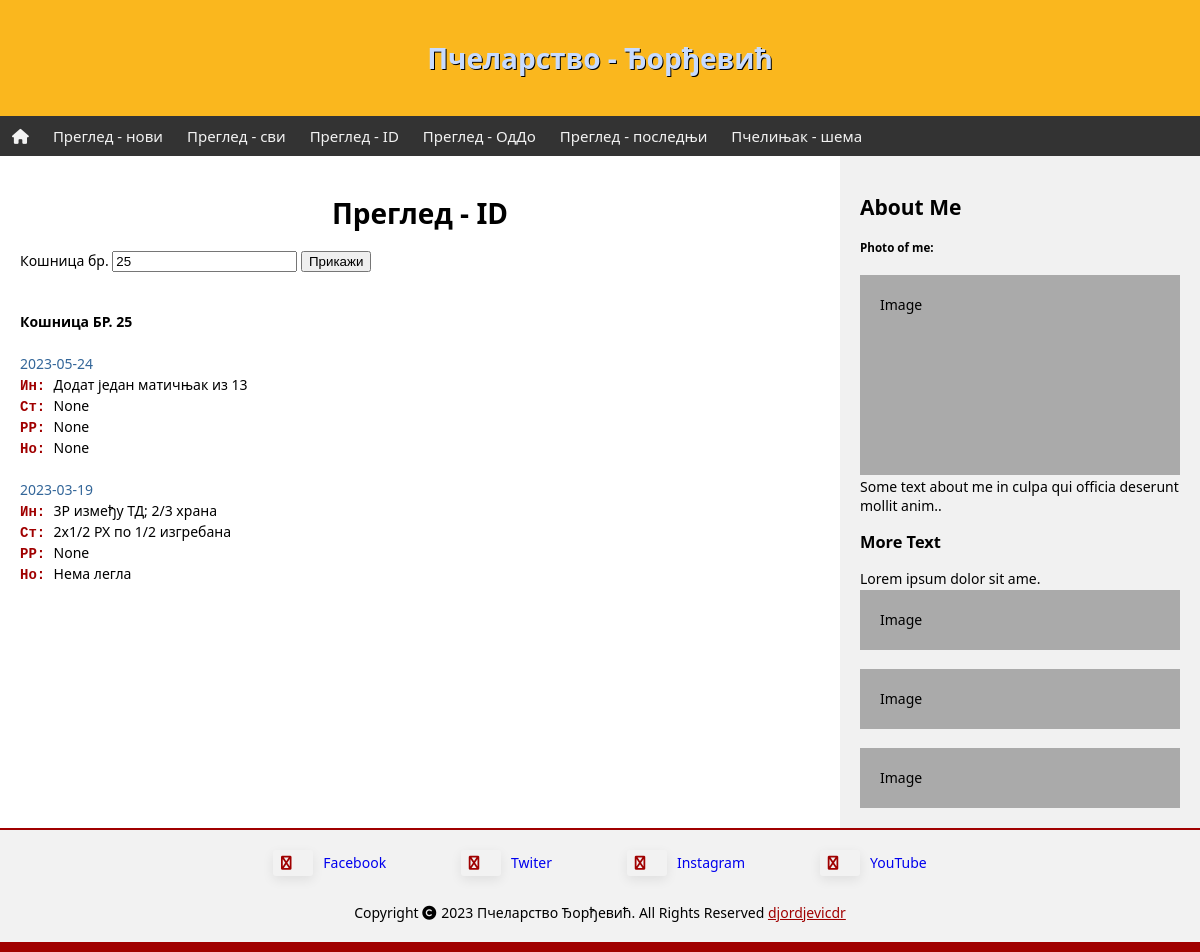
The page /inspect_by_id?hive_id=25 on the database its author committed.
### tables this page shows
CREATE TABLE inspect (id INTEGER PRIMARY KEY ASC AUTOINCREMENT NOT NULL, hive_id TEXT (2) NOT NULL, date DATE NOT NULL, state VARCHAR (255), interv VARCHAR (255), frames VARCHAR (127), note VARCHAR (255));

### app.py (the view)
@app.route("/inspect_by_id")
def inspect_by_id():
    db = os.path.join(app.root_path, 'pcelinjak.db')
    con = sqlite3.connect(db)
    cur = con.cursor()
    hive_id = request.args.get("hive_id")
    if hive_id == None:
        return render_template("inspect_by_id.html", hive_id=None, review=None)
    else:
        sql="""
        SELECT date, hive_id, interv, state, frames, note
        FROM inspect
        WHERE hive_id=?
        ORDER BY date DESC
        """
        cur.execute(sql, (hive_id,))
        rew=cur.fetchall()
        con.close()
        return render_template("inspect_by_id.html", hive_id=hive_id, review=rew)

### templates/inspect_by_id.html
{% extends 'template.html' %}
{% block content %}
<h1>Преглед - ID</h1>
<form>
  <label for="hive_id">Кошница бр.</label>
  <input type="text" name="hive_id" id="hive_id" {% if hive_id != None %} value="{{ hive_id }}" {% endif %} />
  <input type="submit" value="Прикажи" />
</form>
{% if review != None %}
  <br>
  <br>
  <p><b>Кошница БР. {{ hive_id }}</b></p>
  <br>
  {% for (date, hive_id, state, interv, frames, note) in review %}
    <p style="color: #336699">{{ date }}</p>
	  <p><span class="vst">Ин: </span>{{ interv }}</p>
    <p><span class="vst">Ст: </span>{{ state }}</p>
	  <p><span class="vst">РР: </span>{{ frames }}</p>
	  <p><span class="vst">Но: </span>{{ note }}</p>
    <br>
  {% endfor %}
{% endif %}
{% endblock content %}

### static/css/style.css (style rules this page uses)
* { box-sizing: border-box; }
body { margin: 0; font-family: 'Segoe UI', Tahoma, Geneva, Verdana, sans-serif; font-size: 14px; }
p { margin-top: 2px; margin-bottom: 2px; }
h1 { text-align: center; }
.vst { color: #a00000; font-weight: 600; font-family: 'Courier New', Courier, monospace; }

### rows shown on the page
inspect: date "2023-05-24", state "Додат један матичњак из 13", interv "None", frames "None", note "None"
inspect: date "2023-03-19", state "3Р између ТД; 2/3 храна", interv "2x1/2 РХ по 1/2 изгребана", frames "None", note "Нема легла"

### other values the page prints
{{ hive_id }} "25"
